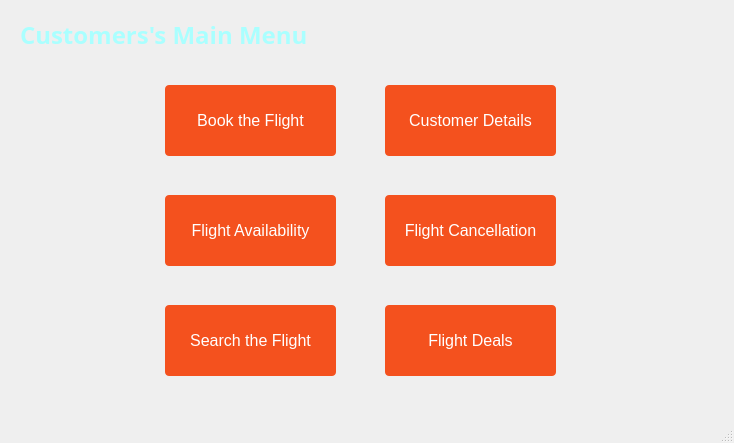
<?xml version="1.0" encoding="UTF-8"?>
<ui version="4.0">
 <class>CustomerMenus</class>
 <widget class="QMainWindow" name="CustomerMenus">
  <property name="geometry">
   <rect>
    <x>0</x>
    <y>0</y>
    <width>734</width>
    <height>443</height>
   </rect>
  </property>
  <property name="windowTitle">
   <string>MainWindow</string>
  </property>
  <widget class="QWidget" name="centralwidget">
   <widget class="QPushButton" name="pushButton_2">
    <property name="geometry">
     <rect>
      <x>160</x>
      <y>80</y>
      <width>181</width>
      <height>81</height>
     </rect>
    </property>
    <property name="styleSheet">
     <string notr="true">QPushButton {
  display: inline-block;
  border-radius: 4px;
  background-color: #f4511e;
  border: none;
  color: #FFFFFF;
  text-align: center;
  font-size: 16px;
  padding: 5px;
  width: 100px;
  transition: all 0.5s;
  cursor: pointer;
  margin: 5px;
}</string>
    </property>
    <property name="text">
     <string>Book the Flight</string>
    </property>
   </widget>
   <widget class="QLabel" name="label">
    <property name="geometry">
     <rect>
      <x>20</x>
      <y>0</y>
      <width>291</width>
      <height>71</height>
     </rect>
    </property>
    <property name="font">
     <font>
      <family>Andalus</family>
     </font>
    </property>
    <property name="text">
     <string>&lt;!DOCTYPE HTML PUBLIC &quot;-//W3C//DTD HTML 4.0//EN&quot; &quot;http://www.w3.org/TR/REC-html40/strict.dtd&quot;&gt;
&lt;html&gt;&lt;head&gt;&lt;meta name=&quot;qrichtext&quot; content=&quot;1&quot; /&gt;&lt;style type=&quot;text/css&quot;&gt;
p, li { white-space: pre-wrap; }
&lt;/style&gt;&lt;/head&gt;&lt;body style=&quot; font-family:'Andalus'; font-size:8pt; font-weight:400; font-style:normal;&quot;&gt;
&lt;p style=&quot; margin-top:0px; margin-bottom:0px; margin-left:0px; margin-right:0px; -qt-block-indent:0; text-indent:0px;&quot;&gt;&lt;span style=&quot; font-family:'MS Shell Dlg 2'; font-size:18pt; font-weight:600; color:#aaffff;&quot;&gt;Customers's Main Menu&lt;/span&gt;&lt;/p&gt;&lt;/body&gt;&lt;/html&gt;</string>
    </property>
   </widget>
   <widget class="QPushButton" name="pushButton_5">
    <property name="geometry">
     <rect>
      <x>160</x>
      <y>300</y>
      <width>181</width>
      <height>81</height>
     </rect>
    </property>
    <property name="styleSheet">
     <string notr="true">QPushButton {
  display: inline-block;
  border-radius: 4px;
  background-color: #f4511e;
  border: none;
  color: #FFFFFF;
  text-align: center;
  font-size: 16px;
  padding: 5px;
  width: 100px;
  transition: all 0.5s;
  cursor: pointer;
  margin: 5px;
}</string>
    </property>
    <property name="text">
     <string>Search the Flight</string>
    </property>
   </widget>
   <widget class="QLabel" name="pic2_label">
    <property name="geometry">
     <rect>
      <x>-10</x>
      <y>-10</y>
      <width>761</width>
      <height>411</height>
     </rect>
    </property>
    <property name="text">
     <string/>
    </property>
    <property name="pixmap">
     <pixmap>../../Downloads/airline/back.jpg</pixmap>
    </property>
    <property name="scaledContents">
     <bool>true</bool>
    </property>
    <property name="wordWrap">
     <bool>false</bool>
    </property>
   </widget>
   <widget class="QPushButton" name="pushButton_11">
    <property name="geometry">
     <rect>
      <x>160</x>
      <y>190</y>
      <width>181</width>
      <height>81</height>
     </rect>
    </property>
    <property name="styleSheet">
     <string notr="true">QPushButton {
  display: inline-block;
  border-radius: 4px;
  background-color: #f4511e;
  border: none;
  color: #FFFFFF;
  text-align: center;
  font-size: 16px;
  padding: 5px;
  width: 100px;
  transition: all 0.5s;
  cursor: pointer;
  margin: 5px;
}</string>
    </property>
    <property name="text">
     <string>Flight Availability</string>
    </property>
   </widget>
   <widget class="QPushButton" name="pushButton_4">
    <property name="geometry">
     <rect>
      <x>380</x>
      <y>80</y>
      <width>181</width>
      <height>81</height>
     </rect>
    </property>
    <property name="styleSheet">
     <string notr="true">QPushButton {
  display: inline-block;
  border-radius: 4px;
  background-color: #f4511e;
  border: none;
  color: #FFFFFF;
  text-align: center;
  font-size: 16px;
  padding: 5px;
  width: 100px;
  transition: all 0.5s;
  cursor: pointer;
  margin: 5px;
}</string>
    </property>
    <property name="text">
     <string>Customer Details</string>
    </property>
   </widget>
   <widget class="QPushButton" name="pushButton_14">
    <property name="geometry">
     <rect>
      <x>380</x>
      <y>190</y>
      <width>181</width>
      <height>81</height>
     </rect>
    </property>
    <property name="styleSheet">
     <string notr="true">QPushButton {
  display: inline-block;
  border-radius: 4px;
  background-color: #f4511e;
  border: none;
  color: #FFFFFF;
  text-align: center;
  font-size: 16px;
  padding: 5px;
  width: 100px;
  transition: all 0.5s;
  cursor: pointer;
  margin: 5px;
}</string>
    </property>
    <property name="text">
     <string>Flight Cancellation</string>
    </property>
   </widget>
   <widget class="QPushButton" name="pushButton_13">
    <property name="geometry">
     <rect>
      <x>380</x>
      <y>300</y>
      <width>181</width>
      <height>81</height>
     </rect>
    </property>
    <property name="styleSheet">
     <string notr="true">QPushButton {
  display: inline-block;
  border-radius: 4px;
  background-color: #f4511e;
  border: none;
  color: #FFFFFF;
  text-align: center;
  font-size: 16px;
  padding: 5px;
  width: 100px;
  transition: all 0.5s;
  cursor: pointer;
  margin: 5px;
}</string>
    </property>
    <property name="text">
     <string>Flight Deals</string>
    </property>
   </widget>
   <zorder>pic2_label</zorder>
   <zorder>pushButton_2</zorder>
   <zorder>label</zorder>
   <zorder>pushButton_5</zorder>
   <zorder>pushButton_11</zorder>
   <zorder>pushButton_4</zorder>
   <zorder>pushButton_14</zorder>
   <zorder>pushButton_13</zorder>
  </widget>
  <widget class="QMenuBar" name="menubar">
   <property name="geometry">
    <rect>
     <x>0</x>
     <y>0</y>
     <width>734</width>
     <height>21</height>
    </rect>
   </property>
  </widget>
  <widget class="QStatusBar" name="statusbar"/>
 </widget>
 <resources/>
 <connections/>
</ui>
